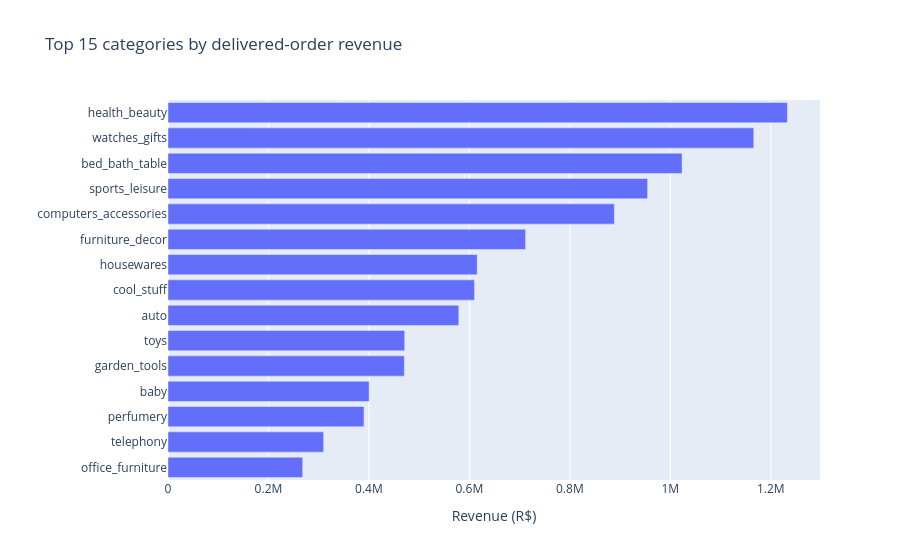

Notebook code for this chart:
### Markdown cell above
## Product Categories

### Code cell
cat_rev = (
    delivered_items.groupby("product_category_english")
    .agg(revenue=("price", "sum"), item_count=("order_item_id", "count"),
         order_count=("order_id", "nunique"), avg_item_price=("price", "mean"))
    .sort_values("revenue", ascending=False)
)
cat_rev["pct_of_revenue"] = cat_rev["revenue"] / cat_rev["revenue"].sum() * 100

# reconciliation check: category revenue must sum to the same total as orders_analytics
assert abs(cat_rev["revenue"].sum() - m.total_revenue(orders_analytics)) < 0.01

top15 = cat_rev.head(15).reset_index()
fig = px.bar(top15, x="revenue", y="product_category_english", orientation="h",
             title="Top 15 categories by delivered-order revenue")
fig.update_layout(yaxis={"categoryorder": "total ascending"}, xaxis_title="Revenue (R$)", yaxis_title="")
fig.show()
top15[["product_category_english", "revenue", "order_count", "avg_item_price", "pct_of_revenue"]].round(2)

### Figure 1 — Plotly figure (JSON) as saved in the notebook; plotly's stock layout.template omitted (floating-point values rounded to 4 significant figures)
{"data": [{"hovertemplate": "revenue=%{x}<br>product_category_english=%{y}<extra></extra>", "legendgroup": "", "marker": {"color": "#636efa", "pattern": {"shape": ""}}, "name": "", "orientation": "h", "showlegend": false, "textposition": "auto", "type": "bar", "x": [1233000.0, 1166000.0, 1023000.0, 954900.0, 888700.0, 711900.0, 615600.0, 610200.0, 579000.0, 471300.0, 470500.0, 400400.0, 390100.0, 309900.0, 268200.0], "xaxis": "x", "y": ["health_beauty", "watches_gifts", "bed_bath_table", "sports_leisure", "computers_accessories", "furniture_decor", "housewares", "cool_stuff", "auto", "toys", "garden_tools", "baby", "perfumery", "telephony", "office_furniture"], "yaxis": "y"}], "layout": {"barmode": "relative", "legend": {"tracegroupgap": 0}, "title": {"text": "Top 15 categories by delivered-order revenue"}, "xaxis": {"anchor": "y", "domain": [0.0, 1.0], "title": {"text": "Revenue (R$)"}}, "yaxis": {"anchor": "x", "categoryorder": "total ascending", "domain": [0.0, 1.0], "title": {"text": ""}}}}
